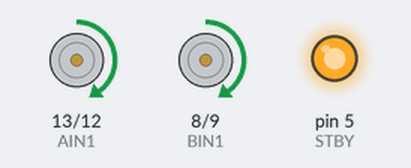
Recording of a sketch running on a simulated Arduino Uno, built with avr-gcc and run on an emulated ATmega328P. Shown: motor-driver pin pairs drawn as motors (green arrow = first pin HIGH = forward, orange = second pin HIGH = backward, longer = more drive, scaled by the enable pin, stopped while the standby pin is LOW), output pins drawn as LEDs (lit = HIGH).

Above: at 0.8 s.
At 2.0 s:
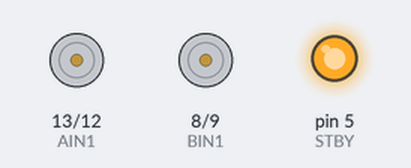
At 3.4 s:
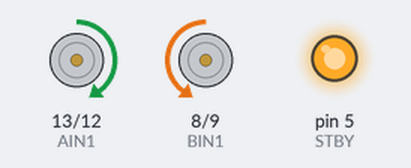
Timing chart, 0 to 5.1 s (numbered marks = the images above):
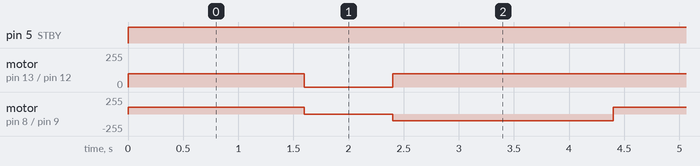

Measured:
- by itself, pin 5 (STBY): LOW → HIGH at 0.00 s
- by itself, motor on pin 13 (AIN1) / pin 12 (AIN2): repeats every 4.4 s: stopped 0.80 s, forward 100/255 3.6 s
- by itself, motor on pin 8 (BIN1) / pin 9 (BIN2): repeats every 4.4 s: stopped 0.80 s, backward 100/255 2.0 s, forward 100/255 1.6 s

The sketch:

02motor_two_dc_motors.ino
```cpp
const byte AIN1 = 13;
const byte AIN2 = 12;
const byte PWMA = 11;

const byte BIN1 = 8;
const byte BIN2 = 9;
const byte PWMB = 10;
int STBY = 5; //standby

void setup()
{
pinMode(AIN1, OUTPUT);
pinMode(AIN2, OUTPUT);
pinMode(PWMA, OUTPUT);
pinMode(BIN1, OUTPUT);
pinMode(BIN2, OUTPUT);
pinMode(PWMB, OUTPUT);
pinMode(STBY, OUTPUT);
}

void loop() {
      digitalWrite(STBY, HIGH); //disable standby
      //drive forward medium speed for one second
      setMotorA(100);
      setMotorB(100);
      delay(800);

      //drive backward quickly for one second
      setMotorA(100);
      setMotorB(100);
      delay(800);

      //stop for one second
      setMotorA(0);
      setMotorB(0);
      delay(800);

      //turn for one second
      setMotorA(100);
      setMotorB(-100);
      delay(2000);

}

void setMotorB(int motorSpeed)
{
  if (motorSpeed > 0)
  {
    digitalWrite(BIN1, HIGH);
    digitalWrite(BIN2, LOW);
  }
  else if (motorSpeed < 0)
  {
    digitalWrite(BIN1, LOW);
    digitalWrite(BIN2, HIGH);
  }
  else
  {
    digitalWrite(BIN1, LOW);
    digitalWrite(BIN2, LOW);
  }
  analogWrite(PWMB, abs(motorSpeed));
}

void setMotorA(int motorSpeed)
{
if (motorSpeed > 0)
     {
       digitalWrite(AIN1, HIGH);
       digitalWrite(AIN2, LOW);
      }
else if (motorSpeed < 0)
     {
       digitalWrite(AIN1, LOW);
       digitalWrite(AIN2, HIGH);
      }
else {
       digitalWrite(AIN1, HIGH);
       digitalWrite(AIN2, HIGH);
     }
analogWrite(PWMA, abs(motorSpeed));
}
```
